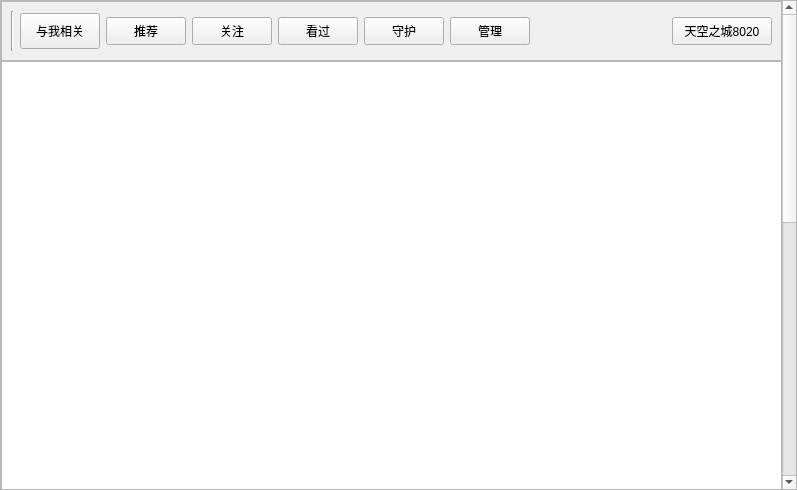
<?xml version="1.0" encoding="UTF-8"?>
<ui version="4.0">
 <class>MusicScene</class>
 <widget class="QWidget" name="MusicScene">
  <property name="geometry">
   <rect>
    <x>0</x>
    <y>0</y>
    <width>797</width>
    <height>490</height>
   </rect>
  </property>
  <property name="windowTitle">
   <string>Form</string>
  </property>
  <layout class="QVBoxLayout" name="verticalLayout_9">
   <property name="spacing">
    <number>0</number>
   </property>
   <property name="leftMargin">
    <number>0</number>
   </property>
   <property name="topMargin">
    <number>0</number>
   </property>
   <property name="rightMargin">
    <number>0</number>
   </property>
   <property name="bottomMargin">
    <number>0</number>
   </property>
   <item>
    <widget class="QScrollArea" name="scrollArea">
     <property name="widgetResizable">
      <bool>true</bool>
     </property>
     <widget class="QWidget" name="scrollAreaWidgetContents">
      <property name="geometry">
       <rect>
        <x>0</x>
        <y>0</y>
        <width>778</width>
        <height>1080</height>
       </rect>
      </property>
      <property name="minimumSize">
       <size>
        <width>0</width>
        <height>1080</height>
       </size>
      </property>
      <layout class="QVBoxLayout" name="verticalLayout_8">
       <property name="spacing">
        <number>0</number>
       </property>
       <property name="leftMargin">
        <number>0</number>
       </property>
       <property name="topMargin">
        <number>0</number>
       </property>
       <property name="rightMargin">
        <number>0</number>
       </property>
       <property name="bottomMargin">
        <number>0</number>
       </property>
       <item>
        <layout class="QVBoxLayout" name="verticalLayout_7">
         <property name="spacing">
          <number>0</number>
         </property>
         <item>
          <widget class="QWidget" name="widget" native="true">
           <layout class="QVBoxLayout" name="verticalLayout_2">
            <property name="spacing">
             <number>0</number>
            </property>
            <property name="leftMargin">
             <number>0</number>
            </property>
            <property name="topMargin">
             <number>0</number>
            </property>
            <property name="rightMargin">
             <number>0</number>
            </property>
            <property name="bottomMargin">
             <number>0</number>
            </property>
            <item>
             <layout class="QVBoxLayout" name="verticalLayout">
              <item>
               <widget class="QFrame" name="frame">
                <property name="minimumSize">
                 <size>
                  <width>0</width>
                  <height>60</height>
                 </size>
                </property>
                <property name="styleSheet">
                 <string notr="true">QPushButton
{
border-width: 1px;
}

QPushButton:hover
{
color: #e31842;
}</string>
                </property>
                <property name="frameShape">
                 <enum>QFrame::StyledPanel</enum>
                </property>
                <property name="frameShadow">
                 <enum>QFrame::Raised</enum>
                </property>
                <layout class="QHBoxLayout" name="horizontalLayout_2">
                 <item>
                  <layout class="QHBoxLayout" name="horizontalLayout">
                   <item>
                    <widget class="Line" name="line">
                     <property name="orientation">
                      <enum>Qt::Vertical</enum>
                     </property>
                    </widget>
                   </item>
                   <item>
                    <widget class="QPushButton" name="pushButton">
                     <property name="minimumSize">
                      <size>
                       <width>75</width>
                       <height>36</height>
                      </size>
                     </property>
                     <property name="text">
                      <string>与我相关</string>
                     </property>
                    </widget>
                   </item>
                   <item>
                    <widget class="QPushButton" name="pushButton_2">
                     <property name="minimumSize">
                      <size>
                       <width>75</width>
                       <height>28</height>
                      </size>
                     </property>
                     <property name="text">
                      <string>推荐</string>
                     </property>
                    </widget>
                   </item>
                   <item>
                    <widget class="QPushButton" name="pushButton_3">
                     <property name="minimumSize">
                      <size>
                       <width>75</width>
                       <height>28</height>
                      </size>
                     </property>
                     <property name="text">
                      <string>关注</string>
                     </property>
                    </widget>
                   </item>
                   <item>
                    <widget class="QPushButton" name="pushButton_4">
                     <property name="minimumSize">
                      <size>
                       <width>75</width>
                       <height>28</height>
                      </size>
                     </property>
                     <property name="text">
                      <string>看过</string>
                     </property>
                    </widget>
                   </item>
                   <item>
                    <widget class="QPushButton" name="pushButton_5">
                     <property name="minimumSize">
                      <size>
                       <width>75</width>
                       <height>28</height>
                      </size>
                     </property>
                     <property name="text">
                      <string>守护</string>
                     </property>
                    </widget>
                   </item>
                   <item>
                    <widget class="QPushButton" name="pushButton_6">
                     <property name="minimumSize">
                      <size>
                       <width>75</width>
                       <height>28</height>
                      </size>
                     </property>
                     <property name="text">
                      <string>管理</string>
                     </property>
                    </widget>
                   </item>
                   <item>
                    <spacer name="horizontalSpacer">
                     <property name="orientation">
                      <enum>Qt::Horizontal</enum>
                     </property>
                     <property name="sizeHint" stdset="0">
                      <size>
                       <width>40</width>
                       <height>20</height>
                      </size>
                     </property>
                    </spacer>
                   </item>
                   <item>
                    <widget class="QPushButton" name="pushButton_7">
                     <property name="minimumSize">
                      <size>
                       <width>100</width>
                       <height>28</height>
                      </size>
                     </property>
                     <property name="text">
                      <string>天空之城8020</string>
                     </property>
                    </widget>
                   </item>
                  </layout>
                 </item>
                </layout>
               </widget>
              </item>
             </layout>
            </item>
            <item>
             <widget class="QStackedWidget" name="stackedWidget">
              <property name="currentIndex">
               <number>0</number>
              </property>
              <widget class="QWidget" name="page_3">
               <layout class="QVBoxLayout" name="verticalLayout_3">
                <property name="spacing">
                 <number>0</number>
                </property>
                <property name="leftMargin">
                 <number>0</number>
                </property>
                <property name="topMargin">
                 <number>0</number>
                </property>
                <property name="rightMargin">
                 <number>0</number>
                </property>
                <property name="bottomMargin">
                 <number>0</number>
                </property>
                <item>
                 <widget class="QListWidget" name="listWidget"/>
                </item>
               </layout>
              </widget>
              <widget class="QWidget" name="page_4"/>
             </widget>
            </item>
           </layout>
          </widget>
         </item>
         <item>
          <widget class="QWidget" name="widget_2" native="true">
           <layout class="QVBoxLayout" name="verticalLayout_4">
            <property name="spacing">
             <number>0</number>
            </property>
            <property name="leftMargin">
             <number>0</number>
            </property>
            <property name="topMargin">
             <number>0</number>
            </property>
            <property name="rightMargin">
             <number>0</number>
            </property>
            <property name="bottomMargin">
             <number>0</number>
            </property>
            <item>
             <layout class="QVBoxLayout" name="verticalLayout_5">
              <item>
               <widget class="QFrame" name="frame_2">
                <property name="minimumSize">
                 <size>
                  <width>0</width>
                  <height>60</height>
                 </size>
                </property>
                <property name="frameShape">
                 <enum>QFrame::StyledPanel</enum>
                </property>
                <property name="frameShadow">
                 <enum>QFrame::Raised</enum>
                </property>
                <layout class="QHBoxLayout" name="horizontalLayout_3">
                 <item>
                  <layout class="QHBoxLayout" name="horizontalLayout_4">
                   <item>
                    <widget class="Line" name="line_2">
                     <property name="orientation">
                      <enum>Qt::Vertical</enum>
                     </property>
                    </widget>
                   </item>
                   <item>
                    <widget class="QPushButton" name="pushButton_8">
                     <property name="minimumSize">
                      <size>
                       <width>75</width>
                       <height>36</height>
                      </size>
                     </property>
                     <property name="text">
                      <string>热门艺人</string>
                     </property>
                    </widget>
                   </item>
                   <item>
                    <widget class="QPushButton" name="pushButton_9">
                     <property name="minimumSize">
                      <size>
                       <width>75</width>
                       <height>28</height>
                      </size>
                     </property>
                     <property name="text">
                      <string>猜你喜欢</string>
                     </property>
                    </widget>
                   </item>
                   <item>
                    <widget class="QPushButton" name="pushButton_10">
                     <property name="minimumSize">
                      <size>
                       <width>75</width>
                       <height>28</height>
                      </size>
                     </property>
                     <property name="text">
                      <string>同城艺人</string>
                     </property>
                    </widget>
                   </item>
                   <item>
                    <widget class="QPushButton" name="pushButton_11">
                     <property name="minimumSize">
                      <size>
                       <width>75</width>
                       <height>28</height>
                      </size>
                     </property>
                     <property name="text">
                      <string>新秀艺人</string>
                     </property>
                    </widget>
                   </item>
                   <item>
                    <widget class="QPushButton" name="pushButton_12">
                     <property name="minimumSize">
                      <size>
                       <width>75</width>
                       <height>28</height>
                      </size>
                     </property>
                     <property name="text">
                      <string>游戏主播</string>
                     </property>
                    </widget>
                   </item>
                   <item>
                    <widget class="QPushButton" name="pushButton_13">
                     <property name="minimumSize">
                      <size>
                       <width>75</width>
                       <height>28</height>
                      </size>
                     </property>
                     <property name="text">
                      <string>颜值主播</string>
                     </property>
                    </widget>
                   </item>
                   <item>
                    <spacer name="horizontalSpacer_2">
                     <property name="orientation">
                      <enum>Qt::Horizontal</enum>
                     </property>
                     <property name="sizeHint" stdset="0">
                      <size>
                       <width>40</width>
                       <height>20</height>
                      </size>
                     </property>
                    </spacer>
                   </item>
                  </layout>
                 </item>
                </layout>
               </widget>
              </item>
             </layout>
            </item>
            <item>
             <widget class="QStackedWidget" name="stackedWidget_2">
              <property name="currentIndex">
               <number>0</number>
              </property>
              <widget class="QWidget" name="page_5">
               <layout class="QVBoxLayout" name="verticalLayout_6">
                <property name="spacing">
                 <number>0</number>
                </property>
                <property name="leftMargin">
                 <number>0</number>
                </property>
                <property name="topMargin">
                 <number>0</number>
                </property>
                <property name="rightMargin">
                 <number>0</number>
                </property>
                <property name="bottomMargin">
                 <number>0</number>
                </property>
                <item>
                 <widget class="QListWidget" name="listWidget_2"/>
                </item>
               </layout>
              </widget>
              <widget class="QWidget" name="page_6"/>
             </widget>
            </item>
           </layout>
          </widget>
         </item>
        </layout>
       </item>
      </layout>
     </widget>
    </widget>
   </item>
  </layout>
 </widget>
 <resources/>
 <connections/>
</ui>
